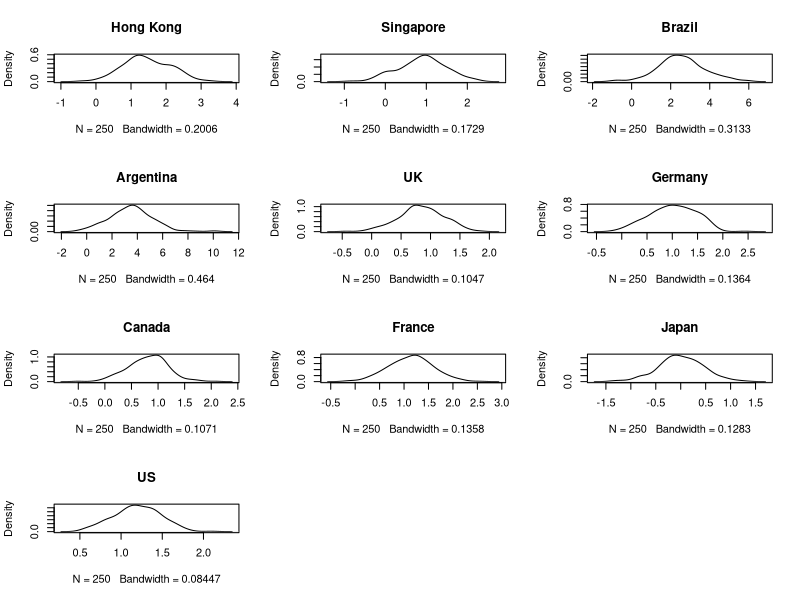
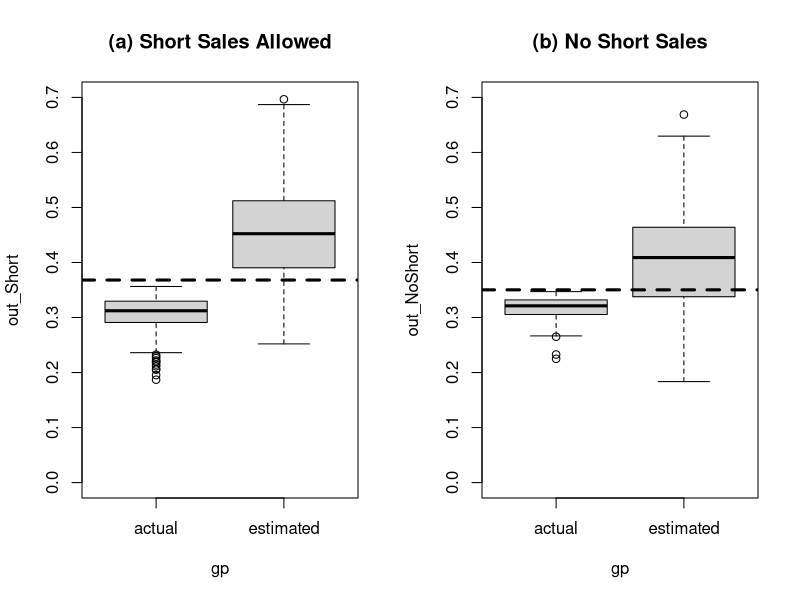

Reproduce these figures in R, in order.
#  Example 11.8 and Figures 11.5 and 11.6

library(quadprog)
dat = read.table("countries.txt",header =T)
dat = dat[,4:13]
n = dim(dat)[1]
N = dim(dat)[2]
R = 100*(dat[2:n,]/dat[1:(n-1),] - 1)
mufree = 1/24
mean_vect_TRUE = apply(R,2,mean)
cov_mat_TRUE = cov(R)

nboot = 250
out = matrix(1,nrow=nboot,ncol=2)
mean_out = matrix(1,nrow = nboot,ncol = dim(dat)[2])
set.seed(998877)
for (iboot in (1:nboot))
{
un = ceiling((n-1)*runif(n-1))
Rboot = R[un,]
mean_vect = apply(Rboot,2,mean)
mean_out[iboot,] = mean_vect
cov_mat = cov(Rboot)
sd_vect = sqrt(diag(cov_mat))
Amat = cbind(rep(1,N),mean_vect) 
muP = seq(0,2.5,length=300)                              
sdP = muP 
weights = matrix(0,nrow=300,ncol=N) 
for (i in 1:length(muP))  
{
bvec = c(1,muP[i])  
result = 
   solve.QP(Dmat=2*cov_mat,dvec=rep(0,N),Amat=Amat,bvec=bvec,meq=2)
sdP[i] = sqrt(result$value)
weights[i,] = result$solution
} 
sharpe =( muP-mufree)/sdP 
ind = (sharpe == max(sharpe)) 
out[iboot,1] = sharpe[ind]
wT = weights[ind,]
sharpe_TRUE = (wT %*% mean_vect_TRUE - mufree) /
   sqrt(wT %*% cov_mat_TRUE %*% wT)
out[iboot,2] = sharpe_TRUE
}
out_Short = out

gp = cbind(rep("estimated",nboot),rep("actual",nboot))

country_names = c(
"Hong Kong",
 "Singapore",
  "Brazil",
  "Argentina",
  "UK",
  "Germany",
   "Canada",
  "France",
  "Japan",
  "US")

qu_out = matrix(1,nrow=10,ncol=2)

postscript("countries_boot_mean_kde.ps",width=6,height=7)  #  Figure 11.6
par(mfrow=c(4,3))
for (i in 1:10)
{
plot(density(mean_out[,i]),main=country_names[i])
qu_out[i,] = quantile(mean_out[,i],c(.025,.975))
}
graphics.off()

round(qu_out,3)

postscript("countries_boot.ps",width=7,height=4)
par(mfrow=c(1,2))
boxplot(out_Short~gp,main="(a) Short Sales Allowed",ylim=c(0,.7))
abline(h=.3681,lwd=3,lty=2)


apply(out_Short,2,mean)


###################  No short sales


out = matrix(1,nrow=nboot,ncol=2)
set.seed(998877)
for (iboot in (1:nboot))
{
un = ceiling((n-1)*runif(n-1))
Rboot = R[un,]


mean_vect = apply(Rboot,2,mean)
cov_mat = cov(Rboot)
sd_vect = sqrt(diag(cov_mat))
Amat = cbind(rep(1,N),mean_vect,diag(1,N)) 
muP = seq(min(mean_vect)+.001,max(mean_vect)-.001,length=300)                              
sdP = muP 
weights = matrix(0,nrow=300,ncol=N) 
for (i in 1:length(muP))  
{
bvec = c(1,muP[i],rep(0,N))  
result = 
   solve.QP(Dmat=2*cov_mat,dvec=rep(0,N),Amat=Amat,bvec=bvec,meq=2)
sdP[i] = sqrt(result$value)
weights[i,] = result$solution
} 
sharpe =( muP-mufree)/sdP 
ind = (sharpe == max(sharpe)) 
out[iboot,1] = sharpe[ind]
wT = weights[ind,]
sharpe_TRUE = (wT %*% mean_vect_TRUE - mufree) /
   sqrt(wT %*% cov_mat_TRUE %*% wT)
out[iboot,2] = sharpe_TRUE
}
out_NoShort = out

boxplot(out_NoShort~gp,main="(b) No Short Sales",ylim=c(0,.7))
abline(h=.3503,lwd=3,lty=2)
graphics.off()

apply(out_NoShort,2,mean)







